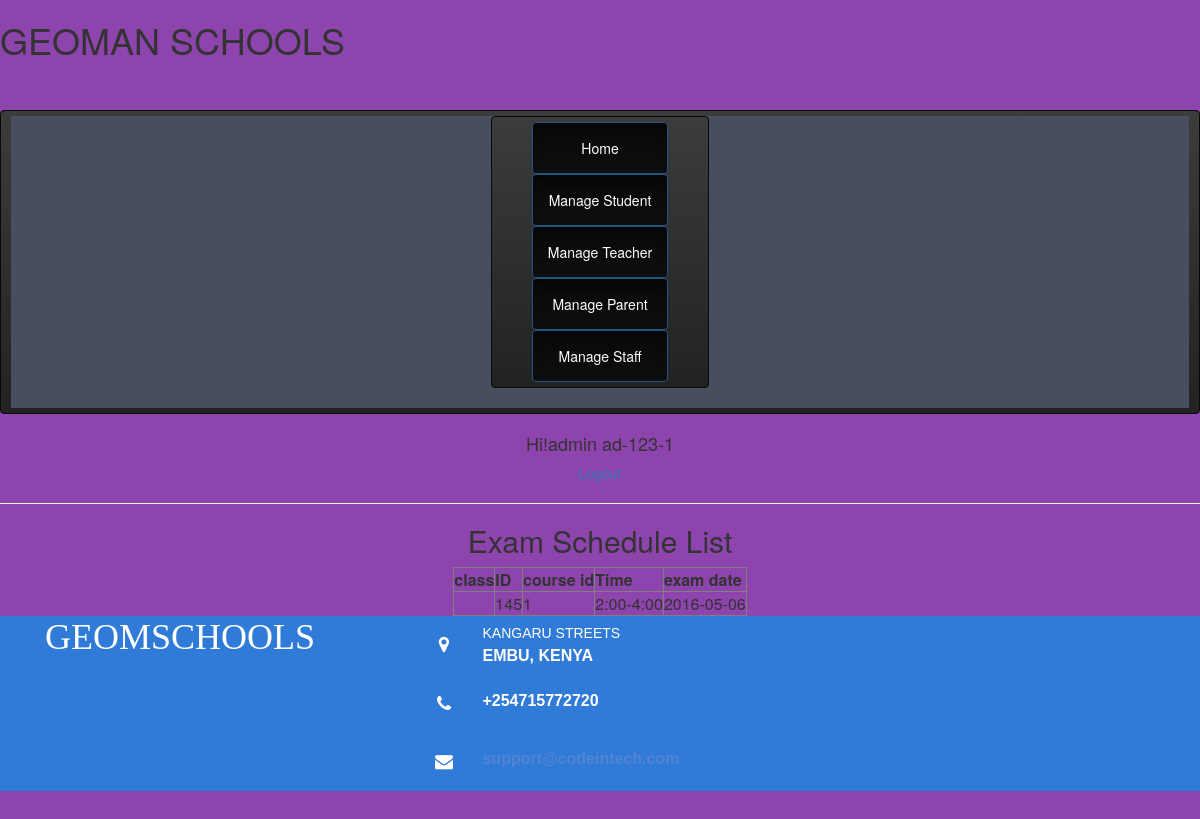
Page /module/admin/viewExamSchedule.php (signed in) on the committed database.
### tables this page shows
CREATE TABLE `examschedule` (
  `id` varchar(20) NOT NULL,
  `examdate` date NOT NULL,
  `time` varchar(20) NOT NULL,
  `courseid` varchar(20) NOT NULL
);

### config.php (called while the page is built, shortened)
<?php
function variable_names($name){
	if ($name == 'title') {
		$name = "GEOMAN SCHOOLS";
	}
	return $name;
}
?>

### module/admin/main.php (called while the page is built, shortened)
<?php
include('../../service/mysqlcon.php');
$check=$_SESSION['login_id'];
$session=mysqli_query($con,"SELECT name  FROM admin WHERE id='$check'");
$row=mysqli_fetch_array($session);
$login_session = $loged_user_name = $row['name'];
?>

### module/admin/viewExamSchedule.php (the view, shortened to what this page needs)
<?php
include_once('main.php');
include_once('../../service/mysqlcon.php');
include('../../config.php');
$sql = "SELECT * FROM examschedule ";
$res= mysqli_query($con,$sql);
$string = "<tr>
               <th>class</th>
               <th>ID</th>
               <th>course id</th>
               <th>Time</th>
               <th>exam date</th>
           </tr>";
while($row = mysqli_fetch_array($res)){
    $string .= '<tr><td>'.$row['class'].'</td><td>'.$row['id'].'</td><td>'.$row['courseid'].
    '</td><td>'.$row['time'].'</td><td>'.$row['examdate'].'</td></tr>';
}
?>
<html>
    <head>
		    <link rel="stylesheet" type="text/css" href="../../source/CSS/style.css">
		</head>
    <body>
			  <div class="header"><h1><?php echo variable_names('title') ?></h1></div>
			<br/><br/>
				<div class="menulista">
				<?php include('../../home.php'); ?>
                </div>
								<div align="center">
								<h4>Hi!admin <?php echo $check." ";?></h4>
								    <a class ="menulista" href="logout.php" onmouseover="changemouseover(this);" onmouseout="changemouseout(this,'<?php echo ucfirst($loged_user_name);?>');"><?php echo "Logout";?></a>
						    </div>
			  <hr/>
        <center>
            <h2>Exam Schedule List</h2>
            <table border="1">
                <?php echo $string; ?>
            </table>
        </center>
        <footer><?php include('../../footer.php'); ?></footer>
		</body>
</html>

### assets/css/Footer.css (style rules this page uses)
footer { background-color:#307bd7; width:100%; text-align:left; font:bold 16px sans-serif; bottom:0; color:#fff; }

### rows in the picture
examschedule: id "145", courseid "1", time "2:00-4:00", examdate "2016-05-06"

### other values in the picture
variable_names('title') "GEOMAN SCHOOLS"
$check "ad-123-1"
